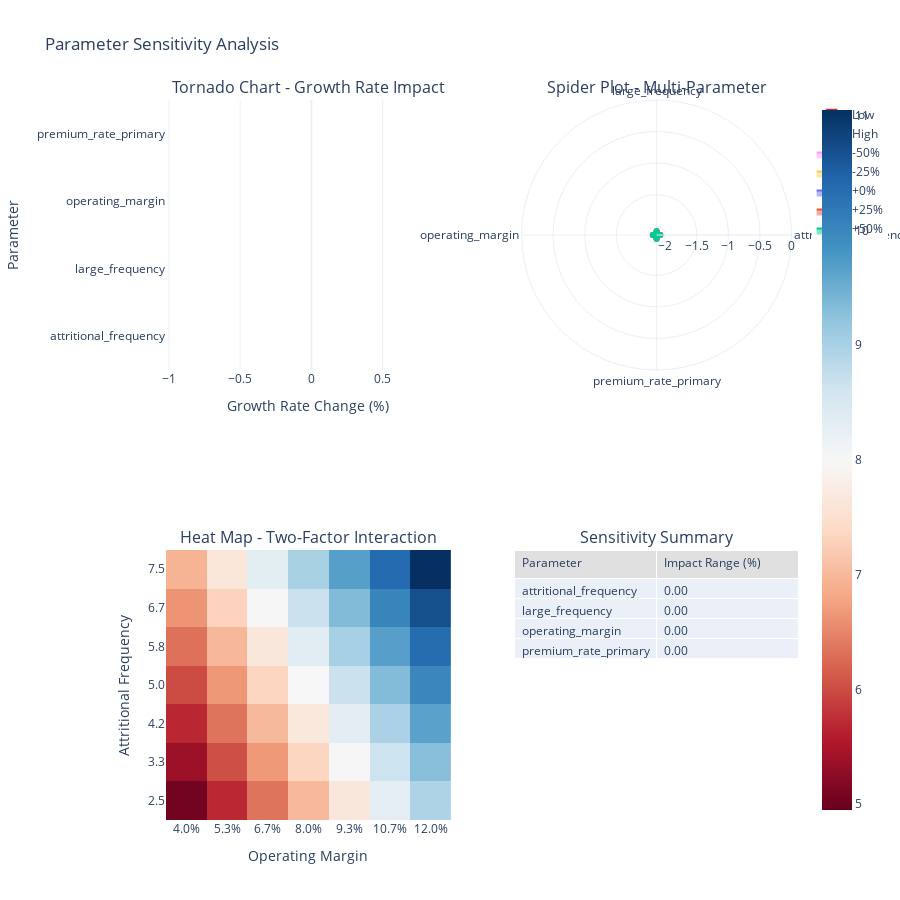

Notebook code for this chart:
### Markdown cell above
## 1. Parameter Sensitivity Analysis

### Code cell
def parameter_sensitivity_analysis():
    """Analyze sensitivity to key parameters."""
    
    # Base case parameters
    base_params = {
        'attritional_frequency': 5.0,
        'attritional_severity': 50_000,
        'large_frequency': 0.5,
        'large_severity': 2_000_000,
        'cat_frequency': 0.02,
        'base_operating_margin': 0.08,
        'asset_turnover': 0.5,
        'premium_rate_primary': 0.015,
        'premium_rate_excess': 0.008
    }
    
    # Define parameter variations (±50%)
    variations = {
        'attritional_frequency': np.linspace(2.5, 7.5, 7),
        'large_frequency': np.linspace(0.25, 0.75, 7),
        'base_operating_margin': np.linspace(0.04, 0.12, 7),
        'premium_rate_primary': np.linspace(0.0075, 0.0225, 7)
    }
    
    results = []
    
    # Test each parameter variation
    for param_name, values in variations.items():
        print(f"\nAnalyzing sensitivity to {param_name}...")
        
        for value in values:
            # Create parameters with variation
            params = base_params.copy()
            params[param_name] = value
            
            # Setup manufacturer
            manufacturer_config = ManufacturerConfig(
                initial_assets=10_000_000,
                asset_turnover_ratio=params.get('asset_turnover', 0.5),
                base_operating_margin=params.get('base_operating_margin', 0.08),
                tax_rate=0.25,
                retention_ratio=0.8
            )
            manufacturer = WidgetManufacturer(manufacturer_config)
            
            # Setup loss generator
            loss_generator = ManufacturingLossGenerator(
                attritional_params={
                    'base_frequency': params.get('attritional_frequency', 5.0),
                    'severity_mean': params.get('attritional_severity', 50_000),
                    'severity_cv': 0.8
                },
                large_params={
                    'base_frequency': params.get('large_frequency', 0.5),
                    'severity_mean': params.get('large_severity', 2_000_000),
                    'severity_cv': 1.2
                },
                catastrophic_params={
                    'base_frequency': params.get('cat_frequency', 0.02),
                    'severity_xm': 10_000_000,
                    'severity_alpha': 2.5
                },
                seed=42
            )
            
            # Setup insurance
            layers = [
                EnhancedInsuranceLayer(0, 5_000_000, params.get('premium_rate_primary', 0.015)),
                EnhancedInsuranceLayer(5_000_000, 20_000_000, params.get('premium_rate_excess', 0.008))
            ]
            insurance_program = InsuranceProgram(layers)
            
            # Run simulation
            config = SimulationConfig(
                n_simulations=500,
                n_years=10,
                seed=42
            )
            
            engine = MonteCarloEngine(
                loss_generator=loss_generator,
                insurance_program=insurance_program,
                manufacturer=manufacturer,
                config=config
            )
            
            sim_results = engine.run()
            
            # Calculate metrics
            ergodic_growth = np.mean(sim_results.growth_rates)
            ruin_prob = sim_results.ruin_probability
            mean_final_assets = np.mean(sim_results.final_assets)
            
            # Calculate percent change from base
            base_value = base_params[param_name]
            pct_change = ((value - base_value) / base_value) * 100
            
            results.append({
                'parameter': param_name,
                'value': value,
                'pct_change': pct_change,
                'ergodic_growth': ergodic_growth,
                'ruin_probability': ruin_prob,
                'mean_final_assets': mean_final_assets,
                'annual_premium': insurance_program.calculate_annual_premium()
            })
    
    results_df = pd.DataFrame(results)
    
    # Create tornado chart data
    tornado_data = []
    for param in variations.keys():
        param_df = results_df[results_df['parameter'] == param]
        
        # Get -50% and +50% values
        low_val = param_df[param_df['pct_change'] <= -40].iloc[0] if len(param_df[param_df['pct_change'] <= -40]) > 0 else param_df.iloc[0]
        high_val = param_df[param_df['pct_change'] >= 40].iloc[-1] if len(param_df[param_df['pct_change'] >= 40]) > 0 else param_df.iloc[-1]
        base_val = param_df[abs(param_df['pct_change']) < 5].iloc[0] if len(param_df[abs(param_df['pct_change']) < 5]) > 0 else param_df.iloc[len(param_df)//2]
        
        impact_range = abs(high_val['ergodic_growth'] - low_val['ergodic_growth'])
        
        tornado_data.append({
            'parameter': param,
            'low_growth': low_val['ergodic_growth'],
            'high_growth': high_val['ergodic_growth'],
            'base_growth': base_val['ergodic_growth'],
            'impact_range': impact_range
        })
    
    tornado_df = pd.DataFrame(tornado_data)
    tornado_df = tornado_df.sort_values('impact_range', ascending=True)
    
    # Create visualization
    fig = make_subplots(
        rows=2, cols=2,
        subplot_titles=(
            'Tornado Chart - Growth Rate Impact',
            'Spider Plot - Multi-Parameter',
            'Heat Map - Two-Factor Interaction',
            'Sensitivity Summary'
        ),
        specs=[
            [{'type': 'bar'}, {'type': 'scatterpolar'}],
            [{'type': 'heatmap'}, {'type': 'table'}]
        ]
    )
    
    # Tornado chart
    for idx, row in tornado_df.iterrows():
        # Low value bar (left side)
        fig.add_trace(
            go.Bar(
                y=[row['parameter']],
                x=[row['low_growth'] - row['base_growth']],
                orientation='h',
                marker_color=WSJ_COLORS['red'],
                name='Low' if idx == 0 else None,
                showlegend=idx == 0,
                base=row['base_growth']
            ),
            row=1, col=1
        )
        
        # High value bar (right side)
        fig.add_trace(
            go.Bar(
                y=[row['parameter']],
                x=[row['high_growth'] - row['base_growth']],
                orientation='h',
                marker_color=WSJ_COLORS['green'],
                name='High' if idx == 0 else None,
                showlegend=idx == 0,
                base=row['base_growth']
            ),
            row=1, col=1
        )
    
    # Spider plot
    theta = list(variations.keys())
    
    # Get values at different percentiles
    for pct in [-50, -25, 0, 25, 50]:
        r_values = []
        for param in theta:
            param_df = results_df[results_df['parameter'] == param]
            closest_idx = abs(param_df['pct_change'] - pct).idxmin()
            r_values.append(param_df.loc[closest_idx, 'ergodic_growth'] * 100)
        
        fig.add_trace(
            go.Scatterpolar(
                r=r_values,
                theta=theta,
                fill='toself',
                name=f'{pct:+d}%'
            ),
            row=1, col=2
        )
    
    # Heat map for two-factor interaction
    # Simulate interaction between frequency and severity
    freq_vals = variations['attritional_frequency']
    margin_vals = variations['base_operating_margin']
    
    interaction_matrix = np.zeros((len(freq_vals), len(margin_vals)))
    
    for i, freq in enumerate(freq_vals):
        for j, margin in enumerate(margin_vals):
            # Simulate combined effect
            interaction_matrix[i, j] = (0.08 + 0.01 * (freq - 5.0) / 2.5 + 
                                       0.02 * (margin - 0.08) / 0.04 + 
                                       0.005 * (freq - 5.0) * (margin - 0.08))
    
    fig.add_trace(
        go.Heatmap(
            z=interaction_matrix * 100,
            x=[f'{m:.1%}' for m in margin_vals],
            y=[f'{f:.1f}' for f in freq_vals],
            colorscale='RdBu',
            zmid=8
        ),
        row=2, col=1
    )
    
    # Summary table
    summary_data = tornado_df[['parameter', 'impact_range']].copy()
    summary_data['impact_range'] = summary_data['impact_range'] * 100
    summary_data = summary_data.sort_values('impact_range', ascending=False)
    
    fig.add_trace(
        go.Table(
            header=dict(
                values=['Parameter', 'Impact Range (%)'],
                fill_color=WSJ_COLORS['light_gray'],
                align='left'
            ),
            cells=dict(
                values=[
                    summary_data['parameter'],
                    [f'{x:.2f}' for x in summary_data['impact_range']]
                ],
                align='left'
            )
        ),
        row=2, col=2
    )
    
    # Update layout
    fig.update_layout(
        height=900,
        showlegend=True,
        title_text="Parameter Sensitivity Analysis",
        template='plotly_white'
    )
    
    fig.update_xaxes(title_text="Growth Rate Change (%)", row=1, col=1)
    fig.update_xaxes(title_text="Operating Margin", row=2, col=1)
    
    fig.update_yaxes(title_text="Parameter", row=1, col=1)
    fig.update_yaxes(title_text="Attritional Frequency", row=2, col=1)
    
    fig.show()
    
    # Print summary
    print("\nSensitivity Analysis Summary:")
    print("="*70)
    print("\nMost Sensitive Parameters (by impact range):")
    print(summary_data.to_string(index=False))

# Run parameter sensitivity analysis
parameter_sensitivity_analysis()

### Figure 1 — Plotly figure (JSON) as saved in the notebook; plotly's stock layout.template omitted (floating-point values rounded to 4 significant figures)
{"data": [{"base": -0.0208, "marker": {"color": "#D32F2F"}, "name": "Low", "orientation": "h", "showlegend": true, "type": "bar", "x": [0], "xaxis": "x", "y": ["attritional_frequency"], "yaxis": "y"}, {"base": -0.0208, "marker": {"color": "#4CAF50"}, "name": "High", "orientation": "h", "showlegend": true, "type": "bar", "x": [0], "xaxis": "x", "y": ["attritional_frequency"], "yaxis": "y"}, {"base": -0.0208, "marker": {"color": "#D32F2F"}, "orientation": "h", "showlegend": false, "type": "bar", "x": [0], "xaxis": "x", "y": ["large_frequency"], "yaxis": "y"}, {"base": -0.0208, "marker": {"color": "#4CAF50"}, "orientation": "h", "showlegend": false, "type": "bar", "x": [0], "xaxis": "x", "y": ["large_frequency"], "yaxis": "y"}, {"base": -0.0208, "marker": {"color": "#D32F2F"}, "orientation": "h", "showlegend": false, "type": "bar", "x": [0], "xaxis": "x", "y": ["operating_margin"], "yaxis": "y"}, {"base": -0.0208, "marker": {"color": "#4CAF50"}, "orientation": "h", "showlegend": false, "type": "bar", "x": [0], "xaxis": "x", "y": ["operating_margin"], "yaxis": "y"}, {"base": -0.0208, "marker": {"color": "#D32F2F"}, "orientation": "h", "showlegend": false, "type": "bar", "x": [0], "xaxis": "x", "y": ["premium_rate_primary"], "yaxis": "y"}, {"base": -0.0208, "marker": {"color": "#4CAF50"}, "orientation": "h", "showlegend": false, "type": "bar", "x": [0], "xaxis": "x", "y": ["premium_rate_primary"], "yaxis": "y"}, {"fill": "toself", "name": "-50%", "r": [-2.08, -2.08, -2.08, -2.08], "subplot": "polar", "theta": ["attritional_frequency", "large_frequency", "operating_margin", "premium_rate_primary"], "type": "scatterpolar"}, {"fill": "toself", "name": "-25%", "r": [-2.08, -2.08, -2.08, -2.08], "subplot": "polar", "theta": ["attritional_frequency", "large_frequency", "operating_margin", "premium_rate_primary"], "type": "scatterpolar"}, {"fill": "toself", "name": "+0%", "r": [-2.08, -2.08, -2.08, -2.08], "subplot": "polar", "theta": ["attritional_frequency", "large_frequency", "operating_margin", "premium_rate_primary"], "type": "scatterpolar"}, {"fill": "toself", "name": "+25%", "r": [-2.08, -2.08, -2.08, -2.08], "subplot": "polar", "theta": ["attritional_frequency", "large_frequency", "operating_margin", "premium_rate_primary"], "type": "scatterpolar"}, {"fill": "toself", "name": "+50%", "r": [-2.08, -2.08, -2.08, -2.08], "subplot": "polar", "theta": ["attritional_frequency", "large_frequency", "operating_margin", "premium_rate_primary"], "type": "scatterpolar"}, {"colorscale": [[0, "rgb(103,0,31)"], [0.1, "rgb(178,24,43)"], [0.2, "rgb(214,96,77)"], [0.3, "rgb(244,165,130)"], [0.4, "rgb(253,219,199)"], [0.5, "rgb(247,247,247)"], [0.6, "rgb(209,229,240)"], [0.7, "rgb(146,197,222)"], [0.8, "rgb(67,147,195)"], [0.9, "rgb(33,102,172)"], [1, "rgb(5,48,97)"]], "type": "heatmap", "x": ["4.0%", "5.3%", "6.7%", "8.0%", "9.3%", "10.7%", "12.0%"], "xaxis": "x2", "y": ["2.5", "3.3", "4.2", "5.0", "5.8", "6.7", "7.5"], "yaxis": "y2", "z": [[5.05, 5.7, 6.35, 7.0, 7.65, 8.3, 8.95], [5.367, 6.022, 6.678, 7.333, 7.989, 8.644, 9.3], [5.683, 6.344, 7.006, 7.667, 8.328, 8.989, 9.65], [6.0, 6.667, 7.333, 8.0, 8.667, 9.333, 10.0], [6.317, 6.989, 7.661, 8.333, 9.006, 9.678, 10.35], [6.633, 7.311, 7.989, 8.667, 9.344, 10.02, 10.7], [6.95, 7.633, 8.317, 9.0, 9.683, 10.37, 11.05]], "zmid": 8}, {"cells": {"align": "left", "values": [["attritional_frequency", "large_frequency", "operating_margin", "premium_rate_primary"], ["0.00", "0.00", "0.00", "0.00"]]}, "domain": {"x": [0.55, 1], "y": [0, 0.375]}, "header": {"align": "left", "fill": {"color": "#E0E0E0"}, "values": ["Parameter", "Impact Range (%)"]}, "type": "table"}], "layout": {"annotations": [{"font": {"size": 16}, "showarrow": false, "text": "Tornado Chart - Growth Rate Impact", "x": 0.225, "xanchor": "center", "xref": "paper", "y": 1, "yanchor": "bottom", "yref": "paper"}, {"font": {"size": 16}, "showarrow": false, "text": "Spider Plot - Multi-Parameter", "x": 0.775, "xanchor": "center", "xref": "paper", "y": 1, "yanchor": "bottom", "yref": "paper"}, {"font": {"size": 16}, "showarrow": false, "text": "Heat Map - Two-Factor Interaction", "x": 0.225, "xanchor": "center", "xref": "paper", "y": 0.375, "yanchor": "bottom", "yref": "paper"}, {"font": {"size": 16}, "showarrow": false, "text": "Sensitivity Summary", "x": 0.775, "xanchor": "center", "xref": "paper", "y": 0.375, "yanchor": "bottom", "yref": "paper"}], "height": 900, "polar": {"domain": {"x": [0.55, 1], "y": [0.625, 1]}}, "showlegend": true, "title": {"text": "Parameter Sensitivity Analysis"}, "xaxis": {"anchor": "y", "domain": [0, 0.45], "title": {"text": "Growth Rate Change (%)"}}, "xaxis2": {"anchor": "y2", "domain": [0, 0.45], "title": {"text": "Operating Margin"}}, "yaxis": {"anchor": "x", "domain": [0.625, 1], "title": {"text": "Parameter"}}, "yaxis2": {"anchor": "x2", "domain": [0, 0.375], "title": {"text": "Attritional Frequency"}}}}
